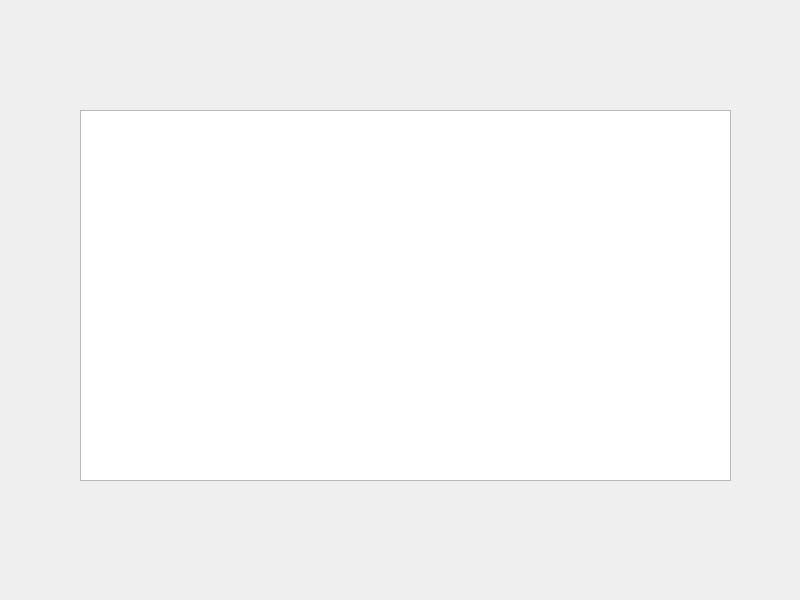
<?xml version="1.0" encoding="UTF-8"?>
<ui version="4.0">
 <class>Widget</class>
 <widget class="QWidget" name="Widget">
  <property name="geometry">
   <rect>
    <x>0</x>
    <y>0</y>
    <width>800</width>
    <height>600</height>
   </rect>
  </property>
  <property name="windowTitle">
   <string>Widget</string>
  </property>
  <widget class="QTextEdit" name="textEdit">
   <property name="geometry">
    <rect>
     <x>80</x>
     <y>110</y>
     <width>651</width>
     <height>371</height>
    </rect>
   </property>
  </widget>
 </widget>
 <resources/>
 <connections/>
</ui>
